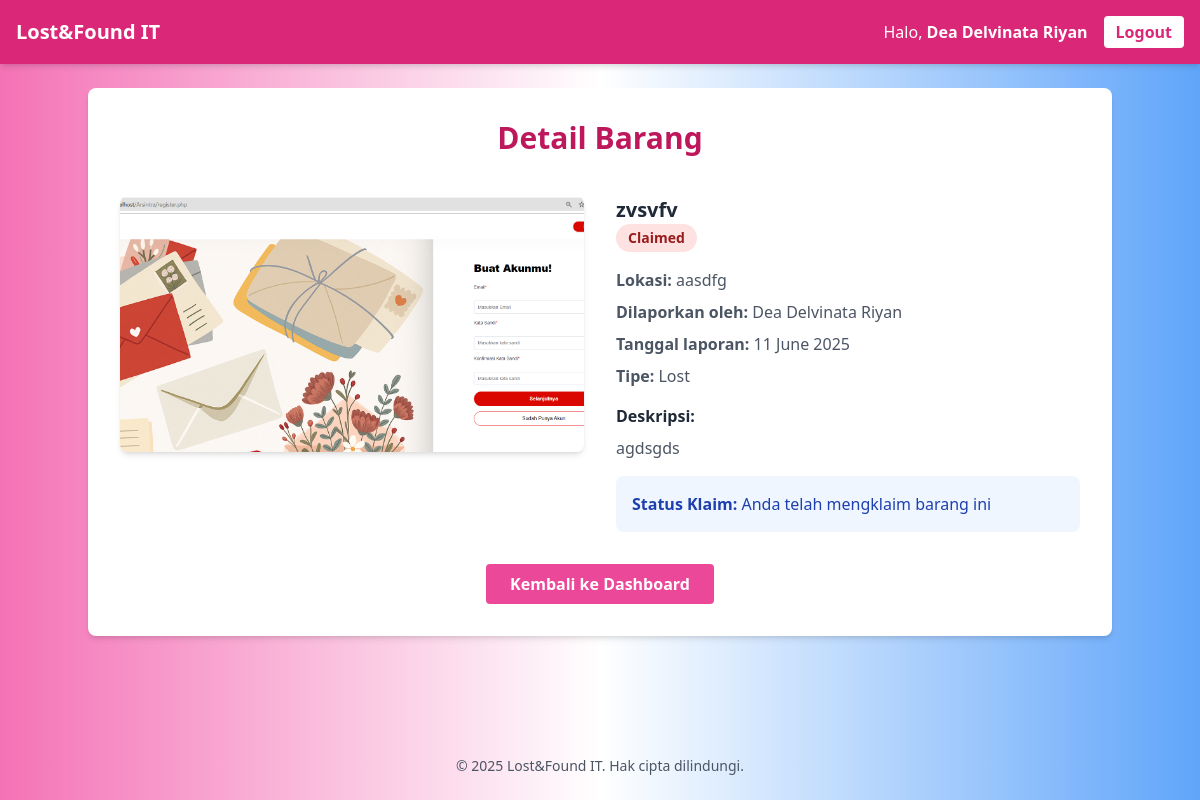
The page /item_detail.php?id=17 (signed in) on the database its author committed.
### tables this page shows
CREATE TABLE `items` (
  `item_id` int(11) NOT NULL,
  `user_id` int(11) NOT NULL,
  `title` varchar(100) NOT NULL,
  `description` text DEFAULT NULL,
  `type` enum('lost','found') NOT NULL,
  `photo` varchar(255) DEFAULT NULL,
  `location` varchar(100) DEFAULT NULL,
  `date_reported` date DEFAULT curdate(),
  `status` enum('available','claimed') DEFAULT 'available'
);

CREATE TABLE `users` (
  `user_id` int(11) NOT NULL,
  `name` varchar(100) NOT NULL,
  `email` varchar(100) NOT NULL,
  `password` varchar(255) NOT NULL
);

### public/item_detail.php (the view, shortened to what this page needs)
<?php
require_once '../includes/db.php';
$item = null;
$has_claimed = false;
if (isset($_GET['id'])) {
    $item_id = (int)$_GET['id'];
    $stmt = $pdo->prepare("
        SELECT i.*, u.name as reporter_name
        FROM items i
        JOIN users u ON i.user_id = u.user_id
        WHERE i.item_id = ?
    ");
    $stmt->execute([$item_id]);
    $item = $stmt->fetch();
    if ($item) {
        $claim_stmt = $pdo->prepare("
            SELECT * FROM claims
            WHERE item_id = ? AND claimant_id = ?
        ");
        $claim_stmt->execute([$item_id, $_SESSION['user_id']]);
        $has_claimed = $claim_stmt->fetch() !== false;
    }
}
?>
<!DOCTYPE html>
<html lang="en" class="bg-gradient-to-r from-pink-400 via-white to-blue-400 min-h-screen">
<head>
    <script src="https://cdn.tailwindcss.com"></script>
</head>
<body class="min-h-screen flex flex-col">
    <?php include '../includes/header.php'; ?>
    <main class="flex-grow p-6 w-full">
        <?php if ($item): ?>
            <div class="bg-white p-8 rounded-lg shadow-md w-full max-w-5xl mx-auto">
                <h2 class="text-3xl font-extrabold text-center text-pink-700 mb-10">Detail Barang</h2>
                <div class="grid grid-cols-1 md:grid-cols-2 gap-8">
                    <div class="space-y-4">
                        <?php if ($item['photo']): ?>
                            <img src="../<?= htmlspecialchars($item['photo']) ?>"
                                 alt="<?= htmlspecialchars($item['title']) ?>"
                                 class="w-full h-64 object-cover rounded-lg shadow-md">
                        <?php else: ?>
                            <div class="w-full h-64 bg-gray-200 rounded-lg flex items-center justify-center">
                                <span class="text-gray-500">Tidak ada foto</span>
                            </div>
                        <?php endif; ?>
                    </div>
                    <div class="space-y-4">
                        <div>
                            <h3 class="text-xl font-bold text-gray-800"><?= htmlspecialchars($item['title']) ?></h3>
                            <span class="inline-block px-3 py-1 rounded-full text-sm font-semibold
                                <?= $item['status'] === 'available' ? 'bg-green-100 text-green-800' : 'bg-red-100 text-red-800' ?>">
                                <?= ucfirst($item['status']) ?>
                            </span>
                        </div>
                        <div class="space-y-2">
                            <p class="text-gray-600">
                                <span class="font-semibold">Lokasi:</span>
                                <?= htmlspecialchars($item['location']) ?>
                            </p>
                            <p class="text-gray-600">
                                <span class="font-semibold">Dilaporkan oleh:</span>
                                <?= htmlspecialchars($item['reporter_name']) ?>
                            </p>
                            <p class="text-gray-600">
                                <span class="font-semibold">Tanggal laporan:</span>
                                <?= date('d F Y', strtotime($item['date_reported'])) ?>
                            </p>
                            <p class="text-gray-600">
                                <span class="font-semibold">Tipe:</span>
                                <?= ucfirst($item['type']) ?>
                            </p>
                        </div>
                        <div class="mt-4">
                            <h4 class="font-semibold text-gray-800 mb-2">Deskripsi:</h4>
                            <p class="text-gray-600"><?= nl2br(htmlspecialchars($item['description'])) ?></p>
                        </div>
                        <?php if ($has_claimed): ?>
                            <div class="mt-6 p-4 bg-blue-50 rounded-lg">
                                <p class="text-blue-800">
                                    <span class="font-semibold">Status Klaim:</span>
                                    Anda telah mengklaim barang ini
                                </p>
                            </div>
                        <?php endif; ?>
                    </div>
                </div>
                <div class="mt-8 flex justify-center">
                    <a href="dashboard.php"
                       class="bg-pink-500 hover:bg-pink-600 text-white font-bold py-2 px-6 rounded transition duration-200">
                        Kembali ke Dashboard
                    </a>
                </div>
            </div>
        <?php endif; ?>
    </main>
    <?php include '../includes/footer.php'; ?>
</body>
</html>

### rows shown on the page
items: photo (picture), title "zvsvfv", status "Claimed", location "aasdfg", user.name "Dea Delvinata Riyan", date_reported "11 June 2025", type "Lost", description "agdsgds"

### other values the page prints
$userName "Dea Delvinata Riyan"
